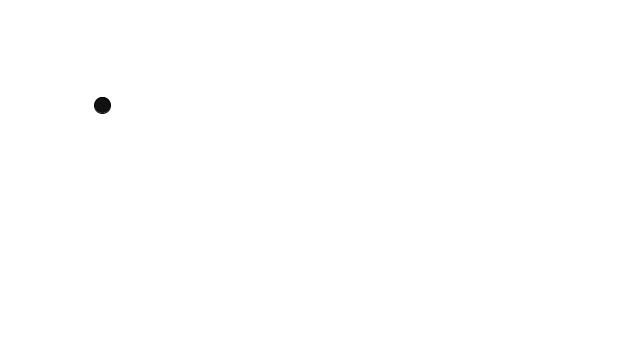
Frame 1 (no input)
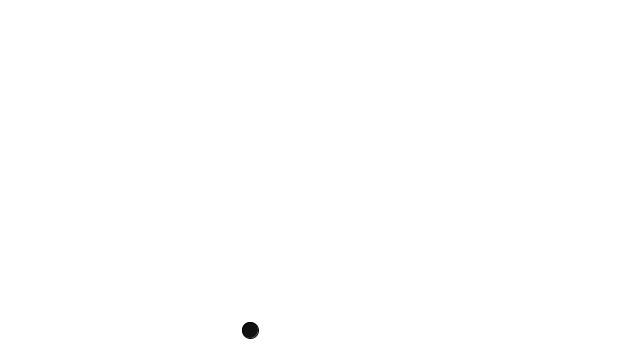
Frame 60 (the mouse pressed at the canvas centre just before this capture)
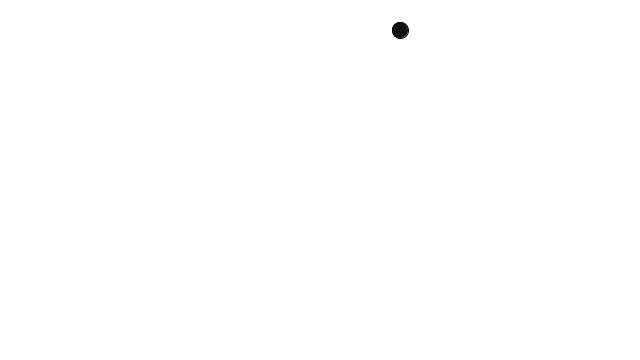
Frame 120 (the mouse held since frame 60 and released just before this capture)

The Processing sketch that drew these frames (run headless with seeded random() and noise(); from frame 60 on, the mouse is pressed at the canvas centre):

// Processing sketch: Vector_ex_1_2
// ── Vector_ex_1_2.pde
PVector location;
PVector velocity;

void setup(){
  size(640, 360);
  location = new PVector(100, 100);
  velocity = new PVector(2.5, 5);
}

void draw(){
  background(255);
  
  location.add(velocity);
  
  if((location.x > width) || (location.x < 0)) {
    velocity.x = velocity.x * -1;
  }
  
  if((location.y > height) || (location.y < 0)) {
    velocity.y = velocity.y * -1;
  }
  
  stroke(0);
  fill(17);
  ellipse(location.x, location.y, 16,16);
}
